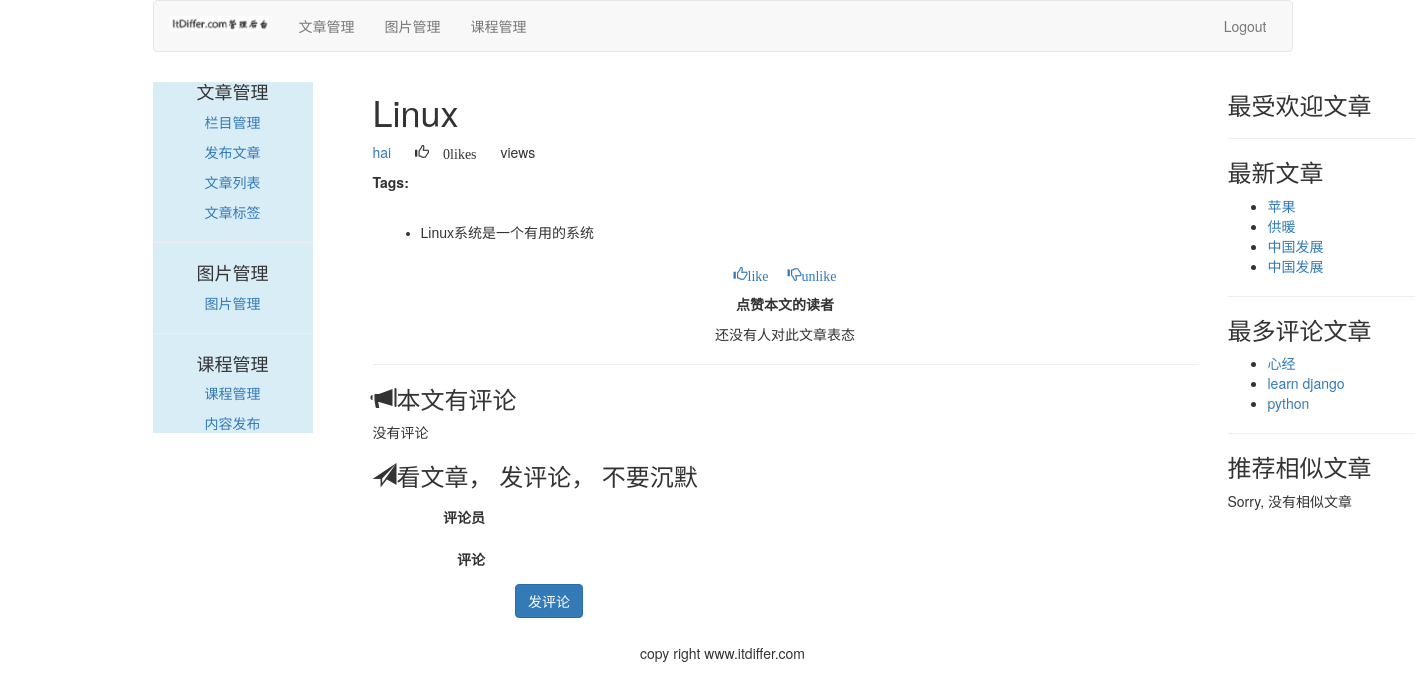
The app's page /article/list-article-detail/9/Linux/ with its own data.
### article/models.py (models this page shows, shortened)
class ArticlePost(models.Model):
    author = models.ForeignKey(User, related_name="article", on_delete=models.CASCADE)
    title = models.CharField(max_length=200)
    slug = models.SlugField(max_length=500)
    column = models.ForeignKey(ArticleColumn, related_name="article_column", on_delete=models.CASCADE)
    body = models.TextField()
    created = models.DateTimeField(default=timezone.now())
    updated = models.DateTimeField(auto_now=True)
    users_like = models.ManyToManyField(User, related_name="articles_like", blank=True)
    article_tag = models.ManyToManyField(ArticleTag, related_name='article_tag', blank=True)
    class Meta:
        ordering = ("title",)
        index_together = (('id', 'slug'),)

### article/list_views.py (the view)
# urls.py: path('article-detail/<int:id>/<slug>/', views.article_detail, name='article_detail'),
def article_detail(request, id, slug):
    article = get_object_or_404(ArticlePost, id=id, slug=slug)
    total_views = r.incr("article:{}:views".format(article.id))
    r.zincrby('article_ranking', article.id, 1)
    article_ranking = r.zrange('article_ranking', 0, -1, desc=True)[:10]
    article_ranking_ids = [int(id) for id in article_ranking]
    most_viewed = list(ArticlePost.objects.filter(id__in=article_ranking_ids))
    most_viewed.sort(key=lambda x: article_ranking_ids.index(x.id))
    article_tags_ids = article.article_tag.values_list("id", flat=True)
    similar_articles = ArticlePost.objects.filter(article_tag__in=article_tags_ids).exclude(id=article.id)
    similar_articles = similar_articles.annotate(same_tags=Count("article_tag")).order_by('-same_tags', '-created')[:4]
    return render(request, "article/list/article_detail.html", {"article": article,\
                "total_views":total_views, "most_viewed": most_viewed, \
                "similar_articles": similar_articles})

### article/templatetags/article_tags.py (called while the page is built)
@register.inclusion_tag('article/list/latest_articles.html')
def latest_articles(n=5):
    latest_articles = ArticlePost.objects.order_by("-created")[:n]
    return {"latest_articles": latest_articles}

@register.simple_tag
def most_commented_articles(n=3):
    return ArticlePost.objects.annotate(total_comments=Count('comments')).order_by('-total_comments')[:n]

@register.filter(name='markdown')
def markdown_filter(text):
    return mark_safe(markdown.markdown(text))

### templates/article/list/article_detail.html (shortened to what this page needs)
{% extends "article/base.html" %}
{% load article_tags %}
{% load staticfiles %}
{% block content %}
{% with total_likes=article.users_like.count users_like=article.users_like.all %}
<div class="container">
    <div class="col-md-9">
<div>
    <header>
        <h1>{{ article.title }}</h1>
        <p>
            <a href="{% url 'article:author_articles' article.author.username  %}">
                {{ article.author.username }}
            </a>
            <span style="margin-left: 20px" class="glyphicon glyphicon-thumbs-up">
                {{ total_likes }}like{{ total_likes | pluralize }}
            </span>
            <span style="margin-left: 20px">{{ total_views }}view{{ total_views | pluralize }}</span>
        </p>
        <p><span style="margin-right: 10px"><strong>Tags:</strong></span>{{ article.article_tag.all | join:"," }}</p>
    </header>
    <link rel="stylesheet" href="{% static 'editor/css/editormd.preview.css' %}" />
    <div id="editormd-view">
        {{ article.body | markdown }}
    </div>
    <div>
        <p class="text-center">
            <a onclick="like_article({{ article.id }}, 'like')" href="#">
                <span class="glyphicon glyphicon-thumbs-up">like</span>
            </a>
            <a onclick="like_article({{ article.id }}, 'unlike')" href="#">
                <span style="margin-left: 15px;" class="glyphicon glyphicon-thumbs-down">unlike</span>
            </a>
        </p>
    </div>
    <div>
        <p class="text-center"><strong>点赞本文的读者</strong></p>
        {% for user in article.users_like.all %}
        <p class="text-center">{{ user.username }}</p>
        {% empty %}
        <p class="text-center">还没有人对此文章表态</p>
        {% endfor %}
    </div>
    <hr>
    <div>
        <h3><span class="glyphicon glyphicon-bullhorn"></span>本文有{{ comments.count }}评论</h3>
        {% for comment in article.comments.all %}
        <div>
            <p><strong>{{ comment.commentator }}</strong>说： </p>
            <p style="margin-left: 40px;">{{ comment.body }}</p>
        </div>
        {% empty %}
        <p>没有评论</p>
        {% endfor %}
        <h3><span class="glyphicon glyphicon-send"></span>看文章， 发评论， 不要沉默</h3>
        <form action="." method="post" class="form-horizontal" role="form">{% csrf_token %}
            <div class="form-group">
                <label for="inputEmail3" class="col-sm-2 control-label">评论员</label>
                <div class="col-sm-10">
                </div>
            </div>
            <div class="form-group">
                <label for="inputEmail3" class="col-sm-2 control-label">评论</label>
                <div class="col-sm-10">
                </div>
            </div>
            <div class="form-group">
                <div class="col-sm-offset-2 col-sm-10">
                    <p><input type="submit" name="" value="发评论" class="btn btn-primary"></p>
                </div>
            </div>
        </form>
    </div>
</div>
    </div>
    <div class="col-md-3">
        <p class="text-center"><h3>最受欢迎文章</h3></p>
        <hr>
        <p class="text-center"><h3>最新文章</h3></p>
        {% latest_articles 4 %}
        <hr>
        <p class="text-center"><h3>最多评论文章</h3></p>
        {% most_commented_articles as most_comments %}
        <ul>
            {% for comment_article in most_comments %}
            <li>
                <a href="{{ comment_article.get_url_path }}">{{ comment_article.title }}</a>
            </li>
            {% endfor %}
        </ul>
        <hr>
        <p class="text-center"><h3>推荐相似文章</h3></p>
        {% for similar in similar_articles %}
        <p><a href="{{ similar.get_url_path }}">{{ similar.title }}</a> </p>
        {% empty %}
        <p>Sorry, 没有相似文章</p>
        {% endfor %}
    </div>
</div>
{% endwith %}
{% endblock %}

### templates/article/list/latest_articles.html
<ul>
    {% for article in latest_articles %}
    <li>
        <a href="{{ article.get_url_path }}">{{ article.title }}</a>
    </li>
    {% endfor %}
</ul>

### static/editor/css/editormd.preview.css (style rules this page uses)
.markdown-body { -ms-text-size-adjust: 100%; -webkit-text-size-adjust: 100%; color: #333; overflow: hidden; font-family: "Microsoft YaHei", Helvetica, "Meiryo UI", "Malgun Gothic", "Segoe UI", "Trebuchet MS", "Monaco", monospace, Tahoma, STXihei, "华文细黑", STHeiti, "Helvetica Neue", "Droid Sans", "wenquanyi micro hei", FreeSans, Arimo, Arial, SimSun, "宋体", Heiti, "黑体", sans-serif; font-size: 16px; line-height: 1.6; word-wrap: break-word; }
.markdown-body * { -moz-box-sizing: border-box; box-sizing: border-box; }
.markdown-body ul, .markdown-body ol { padding: 0; margin-top: 0; margin-bottom: 0; }
.markdown-body > *:first-child { margin-top: 0 !important; }
.markdown-body > *:last-child { margin-bottom: 0 !important; }
.markdown-body p, .markdown-body blockquote, .markdown-body ul, .markdown-body ol, .markdown-body dl, .markdown-body table, .markdown-body pre { margin-top: 0; margin-bottom: 16px; }
.markdown-body ul, .markdown-body ol { padding-left: 2em; }
.editormd-preview-container, .editormd-html-preview { text-align: left; font-size: 14px; line-height: 1.6; padding: 20px; overflow: auto; width: 100%; background-color: #fff; }

### records on screen
ArticlePost: title "Linux", author.username "hai", body "Linux系统是一个有用的系统"
ArticlePost: title "苹果"
ArticlePost: title "供暖"
ArticlePost: title "中国发展"
ArticlePost: title "中国发展"
ArticlePost: title "心经"
ArticlePost: title "learn django"
ArticlePost: title "python"

### other values on screen
{{ total_likes }} "0"
{{ total_likes | pluralize }} "s"
{{ total_views | pluralize }} "s"
